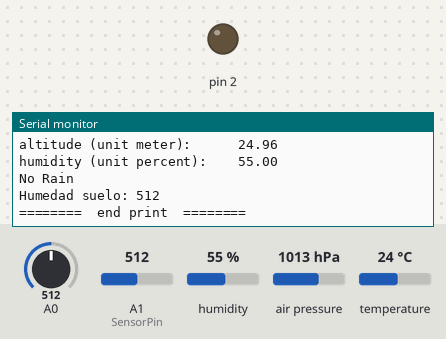
A sketch run on a simulated Arduino Uno, built with avr-gcc and run on an emulated ATmega328P. Shown: output pins drawn as LEDs (lit = HIGH), the last lines printed to the serial monitor. Wiring (inferred from the names in the program): BME280 sensor at I2C address 0x77. The inputs (shaded band) are chosen by the test bench; at power-on: A0 = 512, A1 (SensorPin) = 512, humidity 55 %, air pressure 1013 hPa, temperature 24 °C.

Above: at 1.8 s.
1.9 s: A0 set to 490
At 2.6 s:
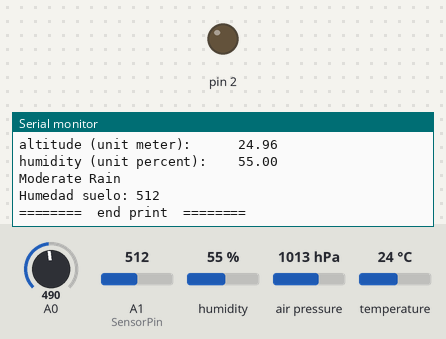
4.2 s: A0 set to 30
At 4.7 s:
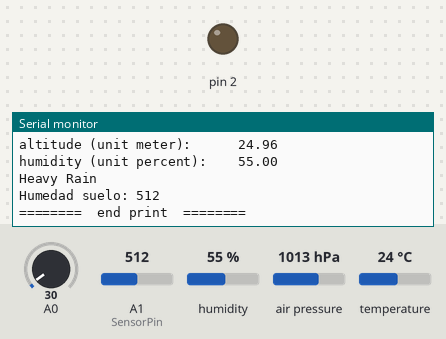

Measured:
- after the input at 1.9 s, the serial monitor: prints a new line after 0.29 s (image 1)
- after the input at 4.2 s, the serial monitor: prints a new line after 0.07 s (image 2)

The sketch:

main.ino
```cpp
#include <DFRobot_BME280.h>

/* raed_data_i2c.ino
 *
 * Download this demo to test read data from bme280, connect sensor through IIC interface
 * Data will print on your serial monitor
 *
 * Copyright   [DFRobot](https://www.dfrobot.com), 2016
 * Copyright   GNU Lesser General Public License
 *
 * version  V1.0
 * date  12/03/2019
 */

int SensorPin = A1;
#include "Wire.h"

typedef DFRobot_BME280_IIC    BME;    // ******** use abbreviations instead of full names ********

BME   bme(&Wire, 0x77);   // select TwoWire peripheral and set sensor address

#define SEA_LEVEL_PRESSURE    1015.0f

// show last sensor operate status
void printLastOperateStatus(BME::eStatus_t eStatus)
{
  switch(eStatus) {
  case BME::eStatusOK:    Serial.println("everything ok"); break;
  case BME::eStatusErr:   Serial.println("unknow error"); break;
  case BME::eStatusErrDeviceNotDetected:    Serial.println("device not detected"); break;
  case BME::eStatusErrParameter:    Serial.println("parameter error"); break;
  default: Serial.println("unknow status"); break;
  }
}

void setup()
{
  Serial.begin(115200);
  bme.reset();
  Serial.println("bme read data test");
  while(bme.begin() != BME::eStatusOK) {
    Serial.println("bme begin faild");
    printLastOperateStatus(bme.lastOperateStatus);
    delay(2000);
  }
  Serial.println("bme begin success");
  pinMode(2, OUTPUT);

  delay(100);
}

void loop()
{
  float   temp = bme.getTemperature();
  uint32_t    press = bme.getPressure();
  float   alti = bme.calAltitude(SEA_LEVEL_PRESSURE, press);
  float   humi = bme.getHumidity();

  int humedadSuelo = analogRead(SensorPin);

  Serial.println();
  Serial.println("======== start print ========");
  Serial.print("temperature (unit Celsius): "); Serial.println(temp);
  Serial.print("pressure (unit pa):         "); Serial.println(press);
  Serial.print("altitude (unit meter):      "); Serial.println(alti);
  Serial.print("humidity (unit percent):    "); Serial.println(humi);

  if(analogRead(0)<300) Serial.println("Heavy Rain");
  else if(analogRead(0)<500) Serial.println("Moderate Rain");
  else Serial.println("No Rain");

  Serial.print("Humedad suelo: ");Serial.println(humedadSuelo);

  Serial.println("========  end print  ========");

  delay(500);
}
```

DFRobot_BME280.h
```cpp
// (licence header left out)
#ifndef DFROBOT_BME280_H
#define DFROBOT_BME280_H

#include "Arduino.h"
#include "Wire.h"
#include "SPI.h"

#ifndef PROGMEM
# define PROGMEM
#endif

class DFRobot_BME280 {
// defines
public:
  /**
   * @brief Enum global status
   */
  typedef enum {
    eStatusOK,
    eStatusErr,
    eStatusErrDeviceNotDetected,
    eStatusErrParameter
  } eStatus_t;

  typedef struct {
    uint16_t    t1;
    int16_t     t2, t3;
    uint16_t    p1;
    int16_t     p2, p3, p4, p5, p6, p7, p8, p9;
    uint16_t    reserved0;
  } sCalibrateDig_t;

  typedef struct {
    uint8_t   h1;
    int16_t   h2;
    uint8_t   h3;
    int16_t   h4;
    int16_t   h5;
    int8_t    h6;
  } sCalibrateDigHumi_t;

  typedef struct {
    uint8_t   osrs_h: 3;
  } sRegCtrlHum_t;

  typedef struct {
    uint8_t   im_update: 1;
    uint8_t   reserved: 2;
    uint8_t   measuring: 1;
  } sRegStatus_t;

  /**
   * @brief Enum control measurement mode (power)
   */
  typedef enum {
    eCtrlMeasMode_sleep,
    eCtrlMeasMode_forced,
    eCtrlMeasMode_normal = 0x03
  } eCtrlMeasMode_t;

  /**
   * @brief Enum sampling
   */
  typedef enum {
    eSampling_no,
    eSampling_X1,
    eSampling_X2,
    eSampling_X4,
    eSampling_X8,
    eSampling_X16
  } eSampling_t;

  typedef struct {
    uint8_t   mode: 2;
    uint8_t   osrs_p: 3;
    uint8_t   osrs_t: 3;
  } sRegCtrlMeas_t;

  typedef enum {
    eConfigSpi3w_en_disable,
    eConfigSpi3w_en_enable
  } eConfigSpi3w_en_t;

  /**
   * @brief Enum config filter
   */
  typedef enum {
    eConfigFilter_off,
    eConfigFilter_X2,
    eConfigFilter_X4,
    eConfigFilter_X8,
    eConfigFilter_X16
  } eConfigFilter_t;    // unknow config, can't underestand datasheet, datasheet error like

  /**
   * @brief Enum config standby time, unit ms
   */
  typedef enum {
    eConfigTStandby_0_5,    // 0.5 ms
    eConfigTStandby_62_5,
    eConfigTStandby_125,
    eConfigTStandby_250,
    eConfigTStandby_500,
    eConfigTStandby_1000,
    eConfigTStandby_10,
    eConfigTStandby_20
  } eConfigTStandby_t;

  typedef struct {
    uint8_t   spi3w_en: 1;
    uint8_t   reserved1: 1;
    uint8_t   filter: 3;
    uint8_t   t_sb: 3;
  } sRegConfig_t;

  typedef struct {
    uint8_t   msb, lsb;
    uint8_t   reserved: 4;
    uint8_t   xlsb: 4;
  } sRegPress_t;

  typedef struct {
    uint8_t   msb, lsb;
    uint8_t   reserved: 4;
    uint8_t   xlsb: 4;
  } sRegTemp_t;

  #define BME280_REG_START    0x88
  typedef struct {
    sCalibrateDig_t   calib;
    uint8_t   reserved0[(0xd0 - 0xa1 - 1)];
    uint8_t   chip_id;
    #define BME280_REG_CHIP_ID_DEFAULT    0x60
    uint8_t   reserved1[(0xe0 - 0xd0 - 1)];
    uint8_t   reset;
    uint8_t   reserved2[(0xf2 - 0xe0 - 1)];
    sRegCtrlHum_t   ctrl_hum;
    sRegStatus_t    status;
    sRegCtrlMeas_t    ctrl_meas;
    sRegConfig_t      config;
    uint8_t   reserved3;
    sRegPress_t   press;
    sRegTemp_t    temp;
    uint16_t    humi;
  } sRegs_t;

// functions
public:
  DFRobot_BME280();

  /**
   * @brief begin Sensor begin
   * @return Enum of eStatus_t
   */
  eStatus_t   begin();

  /**
   * @brief getTemperature Get temperature
   * @return Temprature in Celsius
   */
  float       getTemperature();

  /**
   * @brief getPressure Get pressure
   * @return Pressure in pa
   */
  uint32_t    getPressure();

  /**
   * @brief getHumidity Get humidity
   * @return Humidity in percent
   */
  float       getHumidity();

  /**
   * @brief calAltitude Calculate altitude
   * @param seaLevelPressure Sea level pressure
   * @param pressure Pressure in pa
   * @return Altitude in meter
   */
  float       calAltitude(float seaLevelPressure, uint32_t pressure);

  /**
   * @brief reset Reset sensor
   */
  void    reset();

  /**
   * @brief setCtrlMeasMode Set control measure mode
   * @param eMode One enum of eCtrlMeasMode_t
   */
  void    setCtrlMeasMode(eCtrlMeasMode_t eMode);

  /**
   * @brief setCtrlMeasSamplingTemp Set control measure temperature oversampling
   * @param eSampling One enum of eSampling_t
   */
  void    setCtrlMeasSamplingTemp(eSampling_t eSampling);

  /**
   * @brief setCtrlMeasSamplingPress Set control measure pressure oversampling
   * @param eSampling One enum of eSampling_t
   */
  void    setCtrlMeasSamplingPress(eSampling_t eSampling);

  /**
   * @brief setCtrlHumiSampling Set control measure humidity oversampling
   * @param eSampling One enum of eSampling_t
   */
  void    setCtrlHumiSampling(eSampling_t eSampling);

  /**
   * @brief setConfigFilter Set config filter
   * @param eFilter One enum of eConfigFilter_t
   */
  void    setConfigFilter(eConfigFilter_t eFilter);

  /**
   * @brief setConfigTStandby Set config standby time
   * @param eT One enum of eConfigTStandby_t
   */
  void    setConfigTStandby(eConfigTStandby_t eT);

protected:
  void    getCalibrate();

  int32_t   getTemperatureRaw();
  int32_t   getPressureRaw();
  int32_t   getHumidityRaw();

  uint8_t   getReg(uint8_t reg);
  void      writeRegBits(uint8_t reg, uint8_t field, uint8_t val);

  virtual void    writeReg(uint8_t reg, uint8_t *pBuf, uint16_t len) = 0;
  virtual void    readReg(uint8_t reg, uint8_t *pBuf, uint16_t len) = 0;

// variables
public:
  eStatus_t   lastOperateStatus;

protected:
  int32_t   _t_fine;

  sCalibrateDig_t   _sCalib;
  sCalibrateDigHumi_t   _sCalibHumi;
};

class DFRobot_BME280_IIC : public DFRobot_BME280 {
public:
  /**
   * @brief DFRobot_BME280_IIC
   * @param pWire Which TwoWire peripheral to operate
   * @param addr Sensor addr
   */
  DFRobot_BME280_IIC(TwoWire *pWire, uint8_t addr);

protected:
  void    writeReg(uint8_t reg, uint8_t *pBuf, uint16_t len);
  void    readReg(uint8_t reg, uint8_t *pBuf, uint16_t len);

protected:
  TwoWire   *_pWire;

  uint8_t   _addr;

};

class DFRobot_BME280_SPI : public DFRobot_BME280 {

public:
  /**
   * @brief DFRobot_BME280_SPI
   * @param pSpi Which SPIClass peripheral to oprate
   * @param pin Sensor cs pin id
   */
  DFRobot_BME280_SPI(SPIClass *pSpi, uint16_t pin);

protected:
  void    writeReg(uint8_t reg, uint8_t *pBuf, uint16_t len);
  void    readReg(uint8_t reg, uint8_t *pBuf, uint16_t len);

protected:
  SPIClass    *_pSpi;
  uint8_t     _pinCs;
};

#endif
```

DFRobot_BME280.cpp
```cpp
// (licence header left out)
#include "DFRobot_BME280.h"

const DFRobot_BME280::sRegs_t PROGMEM   _sRegs = DFRobot_BME280::sRegs_t();
#ifdef __AVR__
typedef uint16_t    platformBitWidth_t;
#else
typedef uint32_t    platformBitWidth_t;
#endif

const platformBitWidth_t    _regsAddr = (platformBitWidth_t) &_sRegs;

#define writeRegBitsHelper(reg, flied, val)   writeRegBits(regOffset(&(reg)), *(uint8_t*) &(flied), *(uint8_t*) &(val))

#define __DBG   0
#if __DBG
# define __DBG_CODE(x)   Serial.print("__DBG_CODE: "); Serial.print(__FUNCTION__); Serial.print(" "); Serial.print(__LINE__); Serial.print(" "); x; Serial.println()
#else
# define __DBG_CODE(x)
#endif

uint8_t regOffset(const void *pReg)
{
  return ((platformBitWidth_t) pReg - _regsAddr + BME280_REG_START);
}

DFRobot_BME280::DFRobot_BME280() {}

DFRobot_BME280::eStatus_t DFRobot_BME280::begin()
{
  __DBG_CODE(Serial.print("temp register addr: "); Serial.print(regOffset(&_sRegs.temp), HEX));
  __DBG_CODE(Serial.print("first register addr: "); Serial.print(regOffset(&_sRegs.calib), HEX));
  __DBG_CODE(Serial.print("status register addr: "); Serial.print(regOffset(&_sRegs.status), HEX));
  __DBG_CODE(Serial.print("id register addr: "); Serial.print(regOffset(&_sRegs.chip_id), HEX));

  uint8_t   temp = getReg(regOffset(&_sRegs.chip_id));
  if((temp == BME280_REG_CHIP_ID_DEFAULT) && (lastOperateStatus == eStatusOK)) {
    reset();
    delay(300);
    getCalibrate();
    setCtrlMeasSamplingPress(eSampling_X8);
    setCtrlMeasSamplingTemp(eSampling_X8);
    setCtrlHumiSampling(eSampling_X8);
    setConfigFilter(eConfigFilter_off);
    setConfigTStandby(eConfigTStandby_125);
    setCtrlMeasMode(eCtrlMeasMode_normal);    // set control measurement mode to make these settings effective
  } else
    lastOperateStatus = eStatusErrDeviceNotDetected;
  return lastOperateStatus;
}

float DFRobot_BME280::getTemperature()
{
  int32_t   raw = getTemperatureRaw();
  float     rslt = 0;
  int32_t   v1, v2;
  if(lastOperateStatus == eStatusOK) {
    v1 = ((((raw >> 3) - ((int32_t) _sCalib.t1 << 1))) * ((int32_t) _sCalib.t2)) >> 11;
    v2 = (((((raw >> 4) - ((int32_t) _sCalib.t1)) * ((raw >> 4) - ((int32_t) _sCalib.t1))) >> 12) * ((int32_t) _sCalib.t3)) >> 14;
    _t_fine = v1 + v2;
    rslt = (_t_fine * 5 + 128) >> 8;
    return (rslt / 100);
  }
  return 0;
}

uint32_t DFRobot_BME280::getPressure()
{
  getTemperature();   // update _t_fine
  int32_t   raw = getPressureRaw();
  int64_t   rslt = 0;
  int64_t   v1, v2;
  if(lastOperateStatus == eStatusOK) {
    v1 = ((int64_t) _t_fine) - 128000;
    v2 = v1 * v1 * (int64_t) _sCalib.p6;
    v2 = v2 + ((v1 * (int64_t) _sCalib.p5) << 17);
    v2 = v2 + (((int64_t) _sCalib.p4) << 35);
    v1 = ((v1 * v1 * (int64_t) _sCalib.p3) >> 8) + ((v1 * (int64_t) _sCalib.p2) << 12);
    v1 = (((((int64_t) 1) << 47) + v1)) * ((int64_t) _sCalib.p1) >> 33;
    if(v1 == 0)
      return 0;
    rslt = 1048576 - raw;
    rslt = (((rslt << 31) - v2) * 3125) / v1;
    v1 = (((int64_t) _sCalib.p9) * (rslt >> 13) * (rslt >> 13)) >> 25;
    v2 = (((int64_t) _sCalib.p8) * rslt) >> 19;
    rslt = ((rslt + v1 + v2) >> 8) + (((int64_t) _sCalib.p7) << 4);
    return (uint32_t) (rslt / 256);
  }
  return 0;
}

float DFRobot_BME280::getHumidity()
{
  getTemperature();   // update _t_fine
  int32_t   raw = getHumidityRaw();
  int32_t   v1;
  __DBG_CODE(Serial.print("raw: "); Serial.print(raw));
  if(lastOperateStatus == eStatusOK) {
    v1 = (_t_fine - ((int32_t) 76800));
    v1 = (((((raw <<14) - (((int32_t) _sCalibHumi.h4) << 20) - (((int32_t) _sCalibHumi.h5) * v1)) +
         ((int32_t) 16384)) >> 15) * (((((((v1 * ((int32_t) _sCalibHumi.h6)) >> 10) * (((v1 *
         ((int32_t) _sCalibHumi.h3)) >> 11) + ((int32_t) 32768))) >> 10) + ((int32_t) 2097152)) *
         ((int32_t) _sCalibHumi.h2) + 8192) >> 14));
    v1 = (v1 - (((((v1 >> 15) * (v1 >> 15)) >> 7) * ((int32_t) _sCalibHumi.h1)) >> 4));
    v1 = (v1 < 0 ? 0 : v1);
    v1 = (v1 > 419430400 ? 419430400 : v1);
    return ((float) (v1 >> 12)) / 1024.0f;
  }
  return 0;
}

float DFRobot_BME280::calAltitude(float seaLevelPressure, uint32_t pressure)
{
  return 44330 * (1.0f - pow(pressure / 100 / seaLevelPressure, 0.1903));
}

void DFRobot_BME280::reset()
{
  uint8_t   temp = 0xb6;
  writeReg(regOffset(&_sRegs.reset), (uint8_t*) &temp, sizeof(temp));
  delay(100);
}

void DFRobot_BME280::setCtrlMeasMode(eCtrlMeasMode_t eMode)
{
  sRegCtrlMeas_t    sRegFlied = {0}, sRegVal = {0};
  sRegFlied.mode = 0xff; sRegVal.mode = eMode;
  writeRegBitsHelper(_sRegs.ctrl_meas, sRegFlied, sRegVal);
}

void DFRobot_BME280::setCtrlMeasSamplingTemp(eSampling_t eSampling)
{
  sRegCtrlMeas_t    sRegFlied = {0}, sRegVal = {0};
  sRegFlied.osrs_t = 0xff; sRegVal.osrs_t = eSampling;
  writeRegBitsHelper(_sRegs.ctrl_meas, sRegFlied, sRegVal);
}

void DFRobot_BME280::setCtrlMeasSamplingPress(eSampling_t eSampling)
{
  sRegCtrlMeas_t    sRegFlied = {0}, sRegVal = {0};
  sRegFlied.osrs_p = 0xff; sRegVal.osrs_p = eSampling;
  writeRegBitsHelper(_sRegs.ctrl_meas, sRegFlied, sRegVal);
}

void DFRobot_BME280::setCtrlHumiSampling(eSampling_t eSampling)
{
  sRegCtrlHum_t   sRegFlied = {0}, sRegVal = {0};
  sRegFlied.osrs_h = 0xff; sRegVal.osrs_h = eSampling;
  writeRegBitsHelper(_sRegs.ctrl_hum, sRegFlied, sRegVal);
}

void DFRobot_BME280::setConfigFilter(eConfigFilter_t eFilter)
{
  sRegConfig_t    sRegFlied = {0}, sRegVal = {0};
  sRegFlied.filter = 0xff; sRegVal.filter = eFilter;
  writeRegBitsHelper(_sRegs.config, sRegFlied, sRegVal);
}

void DFRobot_BME280::setConfigTStandby(eConfigTStandby_t eT)
{
  sRegConfig_t    sRegFlied = {0}, sRegVal = {0};
  sRegFlied.t_sb = 0xff; sRegVal.t_sb = eT;
  writeRegBitsHelper(_sRegs.config, sRegFlied, sRegVal);
}
void DFRobot_BME280::getCalibrate()
{
  readReg(regOffset(&_sRegs.calib), (uint8_t*) &_sCalib, sizeof(_sCalib));

  readReg(regOffset(&_sRegs.calib) + sizeof(_sCalib) - 1, (uint8_t*) &_sCalibHumi.h1, sizeof(_sCalibHumi.h1));
  readReg(0xe1, (uint8_t*) &_sCalibHumi.h2, sizeof(_sCalibHumi.h2));    // fxxk discontinuous address
  readReg(0xe3, (uint8_t*) &_sCalibHumi.h3, sizeof(_sCalibHumi.h3));
  readReg(0xe4, (uint8_t*) &_sCalibHumi.h4, sizeof(_sCalibHumi.h4));
  readReg(0xe5, (uint8_t*) &_sCalibHumi.h5, sizeof(_sCalibHumi.h5));
  readReg(0xe7, (uint8_t*) &_sCalibHumi.h6, sizeof(_sCalibHumi.h6));

  // 0xe4 / 0xe5 [3: 0] = dig_h4 [11: 4] / [3: 0]
  _sCalibHumi.h4 = ((_sCalibHumi.h4 >> 8) & 0x0f) | ((_sCalibHumi.h4 & 0x00ff) << 4);
  // 0xe5 [7: 4] / 0xe6 = dig_h5 [3: 0] / [11: 4]
  _sCalibHumi.h5 = ((_sCalibHumi.h5 & 0xff00) >> 4) | ((_sCalibHumi.h5 & 0x00f0) >> 4);   // fxxk fxxk fxxk very strange arrangement
}

int32_t DFRobot_BME280::getTemperatureRaw()
{
  sRegTemp_t    sReg;
  readReg(regOffset(&_sRegs.temp), (uint8_t*) &sReg, sizeof(sReg));
  return (((uint32_t) sReg.msb << 12) | ((uint32_t) sReg.lsb << 4) | ((uint32_t) sReg.xlsb));
}

int32_t DFRobot_BME280::getPressureRaw()
{
  sRegPress_t   sReg;
  readReg(regOffset(&_sRegs.press), (uint8_t*) &sReg, sizeof(sReg));
  return (((uint32_t) sReg.msb << 12) | ((uint32_t) sReg.lsb << 4) | ((uint32_t) sReg.xlsb));
}

int32_t DFRobot_BME280::getHumidityRaw()
{
  uint8_t   pBuf[2];
  readReg(regOffset(&_sRegs.humi), (uint8_t*) pBuf, sizeof(pBuf));
  return (((int32_t) pBuf[0] << 8) | (int32_t) pBuf[1]);
}

uint8_t DFRobot_BME280::getReg(uint8_t reg)
{
  uint8_t   temp;
  readReg(reg, (uint8_t*) &temp, sizeof(temp));
  return temp;
}

void DFRobot_BME280::writeRegBits(uint8_t reg, uint8_t field, uint8_t val)
{
  uint8_t   temp;
  readReg(reg, (uint8_t*) &temp, sizeof(temp));
  temp &= ~field;
  temp |= val;
  writeReg(reg, (uint8_t*) &temp, sizeof(temp));
}

DFRobot_BME280_IIC::DFRobot_BME280_IIC(TwoWire *pWire, uint8_t addr)
{
  _pWire = pWire;
  _addr = addr;
}

void DFRobot_BME280_IIC::readReg(uint8_t reg, uint8_t *pBuf, uint16_t len)
{
  lastOperateStatus = eStatusErrDeviceNotDetected;
  _pWire->begin();
  _pWire->beginTransmission(_addr);
  _pWire->write(reg);
  if(_pWire->endTransmission() != 0)
    return;

  _pWire->requestFrom(_addr, len);
  for(uint16_t i = 0; i < len; i ++)
    pBuf[i] = _pWire->read();
  lastOperateStatus = eStatusOK;
}

void DFRobot_BME280_IIC::writeReg(uint8_t reg, uint8_t *pBuf, uint16_t len)
{
  lastOperateStatus = eStatusErrDeviceNotDetected;
  _pWire->begin();
  _pWire->beginTransmission(_addr);
  _pWire->write(reg);
  for(uint16_t i = 0; i < len; i ++)
    _pWire->write(pBuf[i]);
  if(_pWire->endTransmission() != 0)
    return;
  lastOperateStatus = eStatusOK;
}

DFRobot_BME280_SPI::DFRobot_BME280_SPI(SPIClass *pSpi, uint16_t pin)
{
  _pSpi = pSpi;
  pinMode(pin, OUTPUT);
  digitalWrite(pin, HIGH);
  _pinCs = pin;
  _pSpi->begin();
  lastOperateStatus = eStatusOK;
}

void DFRobot_BME280_SPI::readReg(uint8_t reg, uint8_t *pBuf, uint16_t len)
{
  _pSpi->beginTransaction(SPISettings(500000, MSBFIRST, SPI_MODE0));
  digitalWrite(_pinCs, LOW);
  _pSpi->transfer(reg | 0x80);
  for(uint16_t i = 0; i < len; i ++) {
    pBuf[i] = _pSpi->transfer(0x00);
  }
  digitalWrite(_pinCs, HIGH);
  _pSpi->endTransaction();
}

void DFRobot_BME280_SPI::writeReg(uint8_t reg, uint8_t *pBuf, uint16_t len)
{
  _pSpi->beginTransaction(SPISettings(500000, MSBFIRST, SPI_MODE0));
  digitalWrite(_pinCs, LOW);
  _pSpi->transfer(reg & 0x7f);
  for(uint16_t i = 0; i < len; i ++) {
    _pSpi->transfer(pBuf[i]);
  }
  digitalWrite(_pinCs, HIGH);
  _pSpi->endTransaction();
}
```
